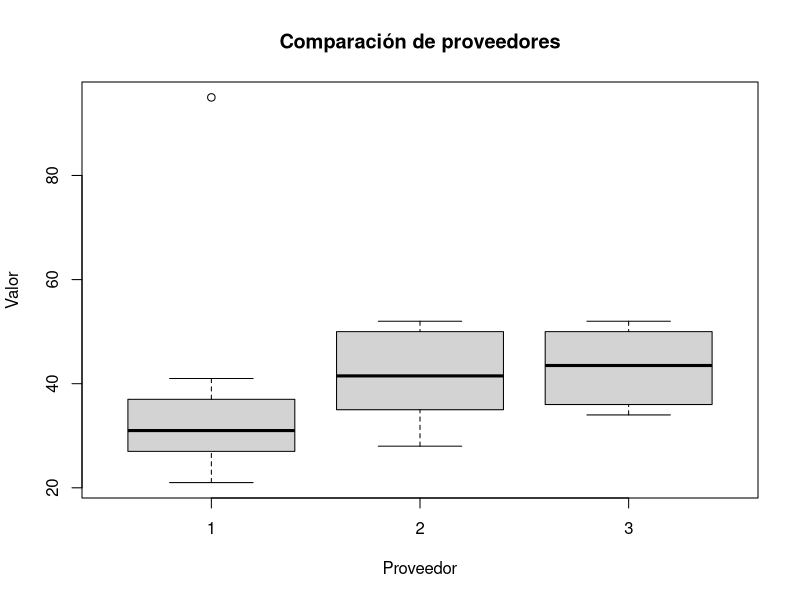

This figure's R source:
## ---- chunk 1
library(dplyr)
library(ggplot2)
## ---- chunk 2
# Crear el data frame
datos <- data.frame(
  Proveedor = factor(rep(1:3, each = 10)),
  Valor = c(23, 28, 21, 27, 95, 41, 37, 30, 32, 36,  # Proveedor 1
            35, 36, 29, 40, 43, 49, 51, 28, 50, 52,  # Proveedor 2
            50, 43, 36, 34, 45, 52, 52, 43, 44, 34)  # Proveedor 3
)
## ---- chunk 3
# Ver las primeras filas del data frame
head(datos)

## ---- chunk 4

df <- group_by(datos,Proveedor)

resumen <- df %>% summarise(     
          Promedio = mean(Valor),
          Desviacion_estandar = sd(Valor),
          n = n()
          )
resumen
## ---- chunk 5
# Gráfico de cajas para visualizar las diferencias
boxplot(Valor ~ Proveedor, data = datos, 
        main = "Comparación de proveedores",
        xlab = "Proveedor", ylab = "Valor")

## ---- chunk 6

# Realizar el análisis de varianza (ANOVA)
modelo_anova <- aov(Valor ~ Proveedor, data = datos)

summary(modelo_anova)
## ---- chunk 7
# Opcional: pruebas post-hoc (Tukey HSD) si el ANOVA es significativo
if(summary(modelo_anova)[[1]]$'Pr(>F)'[1] < 0.05) {
  tukey_result <- TukeyHSD(modelo_anova)
  print(tukey_result)
}
